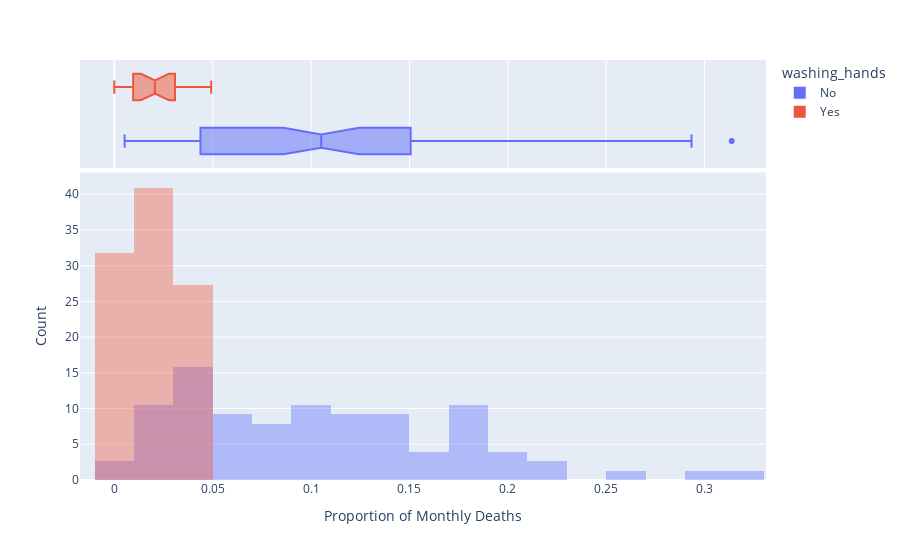

The cell this chart's notebook holds for it:
### Markdown cell above
### Use Histograms to Visualise the Monthly Distribution of Outcomes

**Challenge**: Create a [plotly histogram](https://plotly.com/python/histograms/) to show the monthly percentage of deaths. 

* Use docs to check out the available parameters. Use the [`color` parameter](https://plotly.github.io/plotly.py-docs/generated/plotly.express.histogram.html) to display two overlapping histograms.
* The time period of handwashing is shorter than not handwashing. Change `histnorm` to `percent` to make the time periods comparable. 
* Make the histograms slighlty transparent
* Experiment with the number of bins on the histogram. Which number work well in communicating the range of outcomes?
* Just for fun, display your box plot on the top of the histogram using the `marginal` parameter.

### Code cell
hist = px.histogram(df_monthly, 
                   x='pct_deaths', 
                   color='washing_hands',
                   nbins=30,
                   opacity=0.4,
                   barmode='overlay',
                   histnorm='percent',
                   marginal='box')
 
hist.update_layout(xaxis_title='Proportion of Monthly Deaths',
                   yaxis_title='Count')
 
hist.show()

### Figure 1 — Plotly figure (JSON) as saved in the notebook; plotly's stock layout.template omitted (floating-point values rounded to 4 significant figures)
{"data": [{"alignmentgroup": "True", "bingroup": "x", "histnorm": "percent", "hovertemplate": "washing_hands=No<br>pct_deaths=%{x}<br>percent=%{y}<extra></extra>", "legendgroup": "No", "marker": {"color": "#636efa", "opacity": 0.4, "pattern": {"shape": ""}}, "name": "No", "nbinsx": 30, "offsetgroup": "No", "orientation": "v", "showlegend": true, "type": "histogram", "x": [0.1457, 0.07531, 0.04332, 0.01569, 0.007843, 0.05, 0.08421, 0.01351, 0.01878, 0.1102, 0.2255, 0.2085, 0.1222, 0.1023, 0.1074, 0.03226, 0.06593, 0.2078, 0.2546, 0.1839, 0.2934, 0.2297, 0.3138, 0.1912, 0.1597, 0.1241, 0.1193, 0.06098, 0.04082, 0.005236, 0.01554, 0.02262, 0.176, 0.07143, 0.08051, 0.1516, 0.1128, 0.1703, 0.1731, 0.05833, 0.02679, 0.04369, 0.0632, 0.01224, 0.03226, 0.1102, 0.1055, 0.07591, 0.04745, 0.04452, 0.04231, 0.04392, 0.07143, 0.06122, 0.03586, 0.1055, 0.1484, 0.1094, 0.1049, 0.1339, 0.1809, 0.1543, 0.1897, 0.1344, 0.1015, 0.131, 0.1806, 0.1439, 0.1496, 0.1077, 0.05369, 0.03215, 0.01923, 0.03607, 0.1827, 0.1224], "xaxis": "x", "yaxis": "y"}, {"alignmentgroup": "True", "hovertemplate": "washing_hands=No<br>pct_deaths=%{x}<extra></extra>", "legendgroup": "No", "marker": {"color": "#636efa"}, "name": "No", "notched": true, "offsetgroup": "No", "showlegend": false, "type": "box", "x": [0.1457, 0.07531, 0.04332, 0.01569, 0.007843, 0.05, 0.08421, 0.01351, 0.01878, 0.1102, 0.2255, 0.2085, 0.1222, 0.1023, 0.1074, 0.03226, 0.06593, 0.2078, 0.2546, 0.1839, 0.2934, 0.2297, 0.3138, 0.1912, 0.1597, 0.1241, 0.1193, 0.06098, 0.04082, 0.005236, 0.01554, 0.02262, 0.176, 0.07143, 0.08051, 0.1516, 0.1128, 0.1703, 0.1731, 0.05833, 0.02679, 0.04369, 0.0632, 0.01224, 0.03226, 0.1102, 0.1055, 0.07591, 0.04745, 0.04452, 0.04231, 0.04392, 0.07143, 0.06122, 0.03586, 0.1055, 0.1484, 0.1094, 0.1049, 0.1339, 0.1809, 0.1543, 0.1897, 0.1344, 0.1015, 0.131, 0.1806, 0.1439, 0.1496, 0.1077, 0.05369, 0.03215, 0.01923, 0.03607, 0.1827, 0.1224], "xaxis": "x2", "yaxis": "y2"}, {"alignmentgroup": "True", "bingroup": "x", "histnorm": "percent", "hovertemplate": "washing_hands=Yes<br>pct_deaths=%{x}<br>percent=%{y}<extra></extra>", "legendgroup": "Yes", "marker": {"color": "#EF553B", "opacity": 0.4, "pattern": {"shape": ""}}, "name": "Yes", "nbinsx": 30, "offsetgroup": "Yes", "orientation": "v", "showlegend": true, "type": "histogram", "x": [0.02239, 0.012, 0.01894, 0.0458, 0.03957, 0.04472, 0.0293, 0.03534, 0.006873, 0, 0.006557, 0.009585, 0.01136, 0.003717, 0, 0.009615, 0.02341, 0.02903, 0.0134, 0.02233, 0.03085, 0.04926], "xaxis": "x", "yaxis": "y"}, {"alignmentgroup": "True", "hovertemplate": "washing_hands=Yes<br>pct_deaths=%{x}<extra></extra>", "legendgroup": "Yes", "marker": {"color": "#EF553B"}, "name": "Yes", "notched": true, "offsetgroup": "Yes", "showlegend": false, "type": "box", "x": [0.02239, 0.012, 0.01894, 0.0458, 0.03957, 0.04472, 0.0293, 0.03534, 0.006873, 0, 0.006557, 0.009585, 0.01136, 0.003717, 0, 0.009615, 0.02341, 0.02903, 0.0134, 0.02233, 0.03085, 0.04926], "xaxis": "x2", "yaxis": "y2"}], "layout": {"barmode": "overlay", "legend": {"title": {"text": "washing_hands"}, "tracegroupgap": 0}, "margin": {"t": 60}, "xaxis": {"anchor": "y", "domain": [0, 1], "title": {"text": "Proportion of Monthly Deaths"}}, "xaxis2": {"anchor": "y2", "domain": [0, 1], "matches": "x", "showgrid": true, "showticklabels": false}, "yaxis": {"anchor": "x", "domain": [0, 0.7326], "title": {"text": "Count"}}, "yaxis2": {"anchor": "x2", "domain": [0.7426, 1], "matches": "y2", "showgrid": false, "showline": false, "showticklabels": false, "ticks": ""}}}
